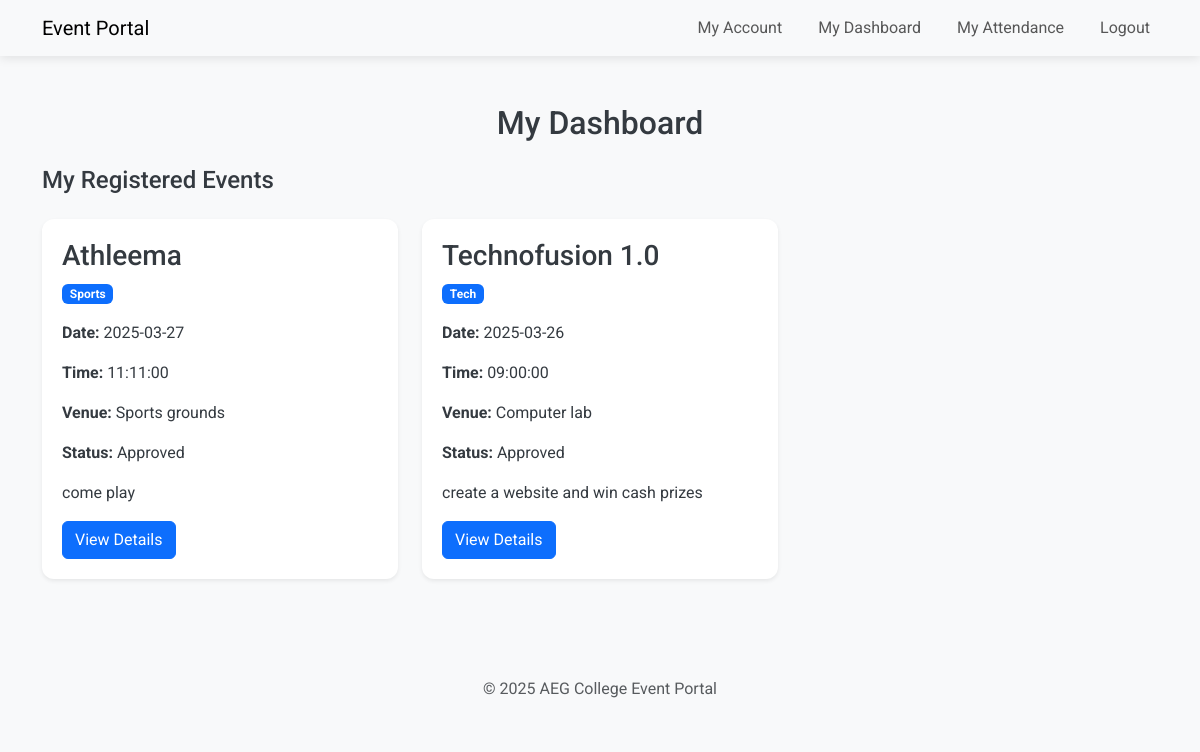
The page /dashboard.php (signed in) on the database its author committed.
### tables this page shows
CREATE TABLE `registrations` (
  `id` int(11) NOT NULL,
  `user_id` int(11) NOT NULL,
  `event_id` int(11) NOT NULL,
  `status` enum('Pending','Approved','Rejected') DEFAULT 'Pending'
);

CREATE TABLE `events` (
  `id` int(11) NOT NULL,
  `title` varchar(255) NOT NULL,
  `category` varchar(50) DEFAULT NULL,
  `date` date NOT NULL,
  `time` time NOT NULL,
  `venue` varchar(255) NOT NULL,
  `description` text DEFAULT NULL,
  `image` varchar(255) DEFAULT NULL,
  `created_by` int(11) DEFAULT NULL
);

### dashboard.php (the view, shortened to what this page needs)
<?php
include 'db.php';
$user_id = $_SESSION['user_id'];
$stmt = $conn->prepare("
    SELECT e.*, r.status
    FROM events e
    JOIN registrations r ON e.id = r.event_id
    WHERE r.user_id = ?
");
$stmt->bind_param("i", $user_id);
$stmt->execute();
$result = $stmt->get_result();
$registered_events = $result->fetch_all(MYSQLI_ASSOC);
?>
<!DOCTYPE html>
<html lang="en">
<head>
    <link href="https://cdn.jsdelivr.net/npm/bootstrap@5.3.3/dist/css/bootstrap.min.css" rel="stylesheet">
    <link rel="stylesheet" href="./css/styles.css">
</head>
<body>
    <nav class="navbar navbar-expand-lg navbar-light bg-light sticky-top">
        <div class="container">
            <a class="navbar-brand" href="index.php">Event Portal</a>
            <div class="collapse navbar-collapse" id="navbarNav">
                <ul class="navbar-nav ms-auto">
                    <li class="nav-item"><a class="nav-link" href="my_account.php">My Account</a></li>
                    <li class="nav-item"><a class="nav-link" href="dashboard.php">My Dashboard</a></li>
                    <li class="nav-item"><a class="nav-link" href="view_attendance.php">My Attendance</a></li>
                    <li class="nav-item"><a class="nav-link" href="logout.php">Logout</a></li>
                </ul>
            </div>
        </div>
    </nav>
    <main class="container my-5">
        <h2 class="text-center mb-4">My Dashboard</h2>
        <h4 class="mb-4">My Registered Events</h4>
        <?php if (empty($registered_events)): ?>
            <p class="text-center">You are not registered for any events.</p>
        <?php else: ?>
            <div class="row">
                <?php foreach ($registered_events as $event): ?>
                    <div class="col-md-4 mb-4">
                        <div class="event-card shadow-sm">
                            <div class="card-body">
                                <h3><?php echo htmlspecialchars($event['title']); ?></h3>
                                <p><span class="badge bg-primary"><?php echo htmlspecialchars($event['category'] ?: 'General'); ?></span></p>
                                <p><strong>Date:</strong> <?php echo htmlspecialchars($event['date']); ?></p>
                                <p><strong>Time:</strong> <?php echo htmlspecialchars($event['time']); ?></p>
                                <p><strong>Venue:</strong> <?php echo htmlspecialchars($event['venue']); ?></p>
                                <p><strong>Status:</strong> <?php echo htmlspecialchars($event['status']); ?></p>
                                <p><?php echo htmlspecialchars($event['description']); ?></p>
                                <a href="event.php?id=<?php echo $event['id']; ?>" class="btn btn-primary">View Details</a>
                            </div>
                        </div>
                    </div>
                <?php endforeach; ?>
            </div>
        <?php endif; ?>
    </main>
    <footer class="footer py-4 bg-light text-center">
        <span class="text-muted">© 2025 AEG College Event Portal</span>
    </footer>
</body>
</html>

### css/styles.css (style rules this page uses)
body { font-family: 'Roboto', 'Arial', sans-serif; background: #f8f9fa; color: #343a40; margin: 0; padding: 0; }
nav { display: flex; justify-content: space-between; align-items: center; background: #000000; color: white; padding: 15px 50px; box-shadow: 0 2px 10px rgba(0, 0, 0, 0.1); }
nav ul { list-style: none; margin: 0; padding: 0; display: flex; }
nav ul li { margin-left: 20px; }
nav ul li a { text-decoration: none; color: white; font-size: 16px; transition: color 0.3s; }
.event-card { background: white; padding: 20px; border-radius: 12px; box-shadow: 0 4px 10px rgba(0, 0, 0, 0.2); }
footer { text-align: center; padding: 15px; background: #000000; color: white; margin-top: 50px; }

### rows shown on the page
registrations: event.title "Athleema", event.category "Sports", event.date "2025-03-27", event.time "11:11:00", event.venue "Sports grounds", status "Approved", event.description "come play"
registrations: event.title "Technofusion 1.0", event.category "Tech", event.date "2025-03-26", event.time "09:00:00", event.venue "Computer lab", status "Approved", event.description "create a website and win cash prizes"
